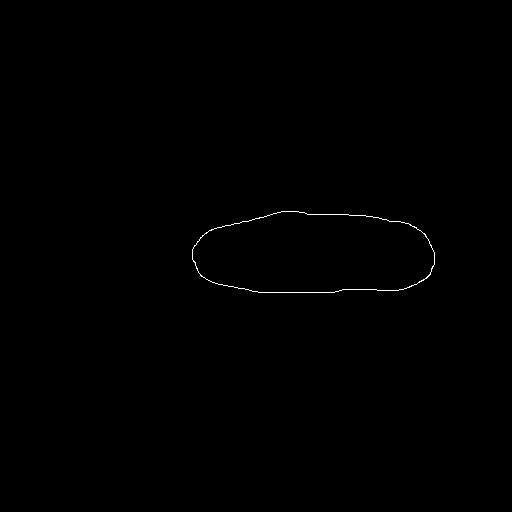
#> input picture Cell_Volume/Cell4.png, 512 x 512 px
$ python cal_volume.py
#> lines starting #> are read from the running program, lines starting #| are printed output that depends on the picture; after the words box and inside, x2 and y2 are one past the last pixel; in counts of white or black regions, pixels touching at a corner belong together; long printed decimals are rounded
"""
Calculates volume of cell outline drawn on blank background.
T.Wilson 23/12/18

future updates: Speed up major axis finder - slow optimize routine
                Move functions to class - as originally indended
                Background function - allow for non blank Background
                Paralize loops
                Increase Accuracy

"""

from astropy.io import fits
import numpy as np
import matplotlib.pyplot as plt
from PIL import Image
import math
from math import *

###############################################################
###############################################################
pixel_size = 1 #i.e. how many mm/m/km per pixel
integ_steps = 100 #number of steps to take along axis of rotation numbers
input_file = 'Cell4.png' #name of input file
output_file = 'output_'+input_file
###############################################################
###############################################################


#dynamic memory expansion
def expand_array(array):
    size = np.shape(array)
    array1 = np.zeros((2*size[0],size[1]))
    for i in range(size[0]):
        array1[i,0] = array[i,0]
        array1[i,1] = array[i,1]
    return array1

def cut_array(array,array_size):
    new_array = np.zeros((array_size,2))
    for i in range(array_size):
        new_array[i,0] = array[i,0]
        new_array[i,1] = array[i,1]
    return new_array

def find_pixels(pix,background):
    array_size = 100
    points = np.zeros((array_size,2))
    count = 0
    for x in range(image_width):
        for y in range(image_height):
            if(count >= array_size):
                points = expand_array(points)
                array_size *= 2

            if(pix[x,y][0] > background[0] or pix[x,y][1] >  background[1] or pix[x,y][2] > background[2]):
                points[count,0] = x
                points[count,1] = y
                count += 1
    points = cut_array(points,count)
    return points

#this takes the average background
#adjust this function if it does not correctly
#identitfy your cell boundary ie if your
#background is not black enough
def find_background_average(pix):
    sum = np.zeros((3))
    for x in range(image_width):
        for y in range(image_height):
            for i in range(3):
                sum[i] += pix[x,y][i]
    sum /= image_width*image_height
    print("Average background RGB value is: {}".format(sum))
    return sum

def find_major_axis(pixels,num_pixels):
    pos = np.zeros((2,2))
    temp = np.zeros((2))
    old_dist = 0.
    for j in range(num_pixels):
        temp[0] = pixels[j,0]
        temp[1] = pixels[j,1]
        for i in range(num_pixels):
            dist = sqrt((pixels[i,0] - temp[0])**2 + (pixels[i,1] - temp[1])**2)
            if(dist > old_dist):
                pos[0,0] = temp[0]
                pos[0,1] = temp[1]
                pos[1,0] = pixels[i,0]
                pos[1,1] = pixels[i,1]
                old_dist = dist
    return pos

def draw_axis(pix,axis):
    grad = (axis[1,1] - axis[0,1]) / (axis[1,0] - axis[0,0])
    c = axis[0,1] - (grad*axis[0,0])

    for x in range(image_width):
        for y in range(image_height):
            if( abs(y - ((grad*x) + c)) <= 0.2):
                pix[x,y] = (0,250,0)

def find_axis_angle(axis):
    theta = atan((axis[1,1] - axis[0,1]) / (axis[1,0] - axis[0,0]))
    print("angle of axis to horizontal is {0:.2f} deg".format(theta*180/pi))
    return theta

def find_widest_points_at_xy(x,y,pixels,num_pixels,pix):

    pix[x,y] = (250,0,0)
    grad = (axis[1,1] - axis[0,1]) / (axis[1,0] - axis[0,0])
    grad = - 1. / grad
    c = y - (grad*x)

    array_size = 2
    count = 0
    temp = np.zeros((array_size,2))
    dist = 0.
    prec = 1

    while(1):
        for i in range(num_pixels):
            if(abs(pixels[i,1] - (grad*pixels[i,0]) - c) <= prec):
                if(count >=array_size):
                    temp = expand_array(temp)
                    array_size *= 2

                temp[count,0] = pixels[i,0]
                temp[count,1] = pixels[i,1]
                count += 1

        greatest_sep = find_major_axis(cut_array(temp,count),count)
        distance = sqrt((greatest_sep[1,0] - greatest_sep[0,0])**2 + (greatest_sep[1,1] - greatest_sep[0,1])**2)

        if(count <= 10 or distance <= 2):
            prec += 0.5
        elif(count >= 1000):
            return np.inf
        else:
            break
    pix[greatest_sep[0,0],greatest_sep[0,1]] = (250,0,0)
    pix[greatest_sep[1,0],greatest_sep[1,1]] = (250,0,0)
    return distance

def integrate_area(pixels,num_pixels,axis,pix):
    volume = 0.0
    axis_length = sqrt((axis[1,0] - axis[0,0])**2 + (axis[1,1] - axis[0,1])**2)

    theta = find_axis_angle(axis)
    length = 0.
    dl = axis_length / integ_steps
    pos = axis[0,:]
    temp_diametre = 0.
    while(length <= axis_length):
        diametre = find_widest_points_at_xy(pos[0],pos[1],pixels,num_pixels,pix)
        if(diametre == "inf"):
            diametre = temp_diametre
            print("no, pixels found, using neares neighbour")
        else:
            volume += (0.25 * pi * (diametre*pixel_size)**2 *dl*pixel_size)
        pos[0] += dl * cos(theta)
        pos[1] += dl * sin(theta)
        length += dl
    return volume


###############################################################
###############################################################

im = Image.open(input_file)
#> im is the input picture: PIL image 512x512 RGB; 0.21% white in thin lines or dots, all inside (x1, y1, x2, y2) = (192, 211, 435, 293)
pix = im.load()

image_width, image_height = im.size
#> image_width = 512; image_height = 512
print("Image dimensions {}x{}".format(image_width,image_height))
#| Image dimensions 512x512

pixels = find_pixels(pix,find_background_average(pix))
#| Average background RGB value is: [0.5447 0.5447 0.5447]
#> pixels = 560 pairs, first value 192 to 434, second value 211 to 292
num_pixels = np.shape(pixels)[0]
#> num_pixels = 560
print("Number of coloured pixels found = {}".format(num_pixels))
#| Number of coloured pixels found = 560

#re-colouring to blue so you can check it correctly finds cell boundary
for i in range(num_pixels):
    pix[pixels[i,0],pixels[i,1]] = (0,0,250)


axis = find_major_axis(pixels,num_pixels)
#> after the loop in find_major_axis, `for j in range(num_pixels):`: old_dist = 242.5; pos = [[192, 249], [434, 264]]; temp = [434, 264]
#> axis = [[192, 249], [434, 264]]
draw_axis(pix,axis)
#> in draw_axis, `grad = (axis[1,1] - axis[0,1]) / (axis[1,0] - axis[0,0])`: grad = 0.062
#> in draw_axis, `c = axis[0,1] - (grad*axis[0,0])`: c = 237.1
volume = integrate_area(pixels,num_pixels,axis,pix)
#> in integrate_area, `axis_length = sqrt((axis[1,0] - axis[0,0])**2 + (axis[1,1] - axis[0,1]..`: axis_length = 242.5
#> in find_axis_angle, `theta = atan((axis[1,1] - axis[0,1]) / (axis[1,0] - axis[0,0]))`: theta = 0.0619
#| angle of axis to horizontal is 3.55 deg
#> in integrate_area, `dl = axis_length / integ_steps`: dl = 2.42
#> in integrate_area, `pos = axis[0,:]`: pos = [192, 249]
#> the loop in integrate_area, `while(length <= axis_length):` made 100 passes
#> (c in find_widest_points_at_xy, volume, length) on passes 1 to 9: (3346.6, 17.14, 2.42), (3385.8, 569.4, 4.85), (3425, 1858.6, 7.27), (3464.2, 4199, 9.7), (3503.4, 7263, 12.12), (3542.6, 10801.3, 14.55), (3581.8, 15025, 16.97), (3620.9, 19614.4, 19.4), (3660.1, 24780.8, 21.82)
#> c in find_widest_points_at_xy on pass 13: 3816.9

print(volume)
#| 893041.964

im.rotate(0).save(output_file,"PNG")
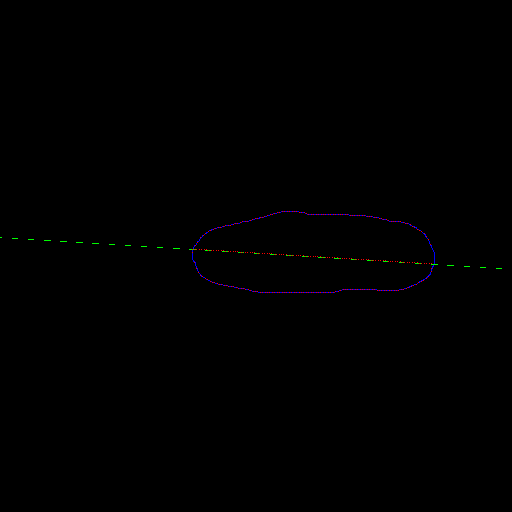
#> saved as output_Cell4.png: PIL image 512x512 RGB; mean R, G, B 0.3, 0.2, 0.3
